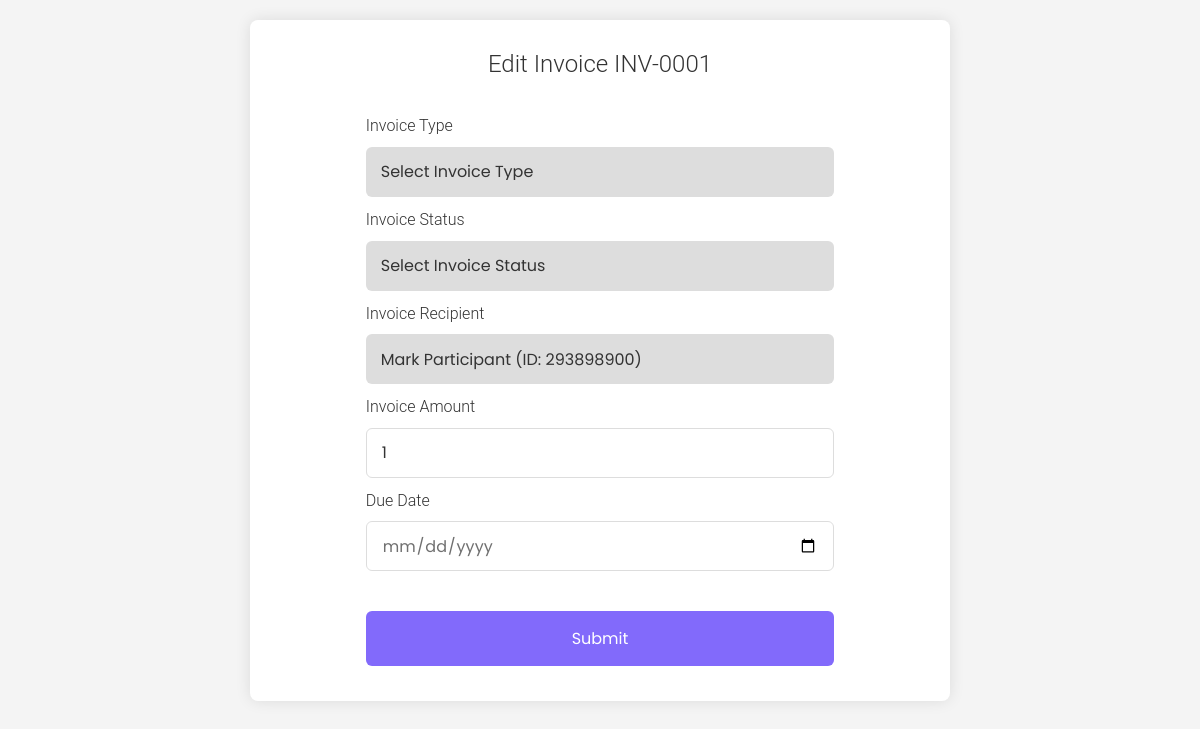
The app's page /edit-invoice/1 (signed in) with its own data.
### court_proceedings_management_application/models.py (models this page shows, shortened)
class Invoice(models.Model):
    INVOICE_TYPES = (
        ('court fees', 'Court Fees'),
        ('legal fees', 'Legal Fees'),
        ('filing fees', 'Filing Fees'),
        ('service fees', 'Service Fees'),
        ('miscellaneous', 'Miscellaneous'),
    )
    INVOICE_STATUS = (
        ('pending', 'Pending'),
        ('paid', 'Paid'),
        ('overdue', 'Overdue'),
        ('cancelled', 'Cancelled'),
    )
    invoice_id = models.CharField(max_length=30, unique=True)
    invoice_type = models.CharField(max_length=30, choices=INVOICE_TYPES, default='miscellaneous')
    invoice_status = models.CharField(max_length=30, choices=INVOICE_STATUS, default='pending')
    invoice_amount = models.IntegerField()
    participant = models.ForeignKey(User, on_delete=models.CASCADE, related_name='participant', default='')
    invoice_date = models.DateField(auto_now_add=True)
    invoice_due_date = models.DateField()
    case_proceeding = models.ForeignKey(CaseProceeding, on_delete=models.CASCADE)
    created_by = models.ForeignKey(User, on_delete=models.CASCADE)
    created_on = models.DateTimeField(auto_now_add=True, null=True)
    transaction = models.ForeignKey('Transaction', on_delete=models.CASCADE, related_name='invoice_payment', blank=True, null=True, default='')
    relieved_by = models.ForeignKey(Relief, on_delete=models.CASCADE, null=True, blank=True)

class User(AbstractUser, PermissionsMixin):
    ROLES = (
        ('admin', 'Admin'),
        ('clerk', 'Clerk'),
        ('judge', 'Judge'),
        ('participant', 'Participant'),
        ('lawyer', 'Lawyer'),
    )
    COUNTY_CHOICES = (
        ('Baringo', 'Baringo'),
        ('Bomet', 'Bomet'),
        ('Bungoma', 'Bungoma'),
        ('Busia', 'Busia'),
        ('Elgeyo Marakwet', 'Elgeyo Marakwet'),
        ('Embu', 'Embu'),
        ('Garissa', 'Garissa'),
        ('Homa Bay', 'Homa Bay'),
        ('Isiolo', 'Isiolo'),
        ('Kajiado', 'Kajiado'),
        ('Kakamega', 'Kakamega'),
        ('Kericho', 'Kericho'),
        ('Kiambu', 'Kiambu'),
        ('Kilifi', 'Kilifi'),
        ('Kirinyaga', 'Kirinyaga'),
        ('Kisii', 'Kisii'),
        ('Kisumu', 'Kisumu'),
        ('Kitui', 'Kitui'),
        ('Kwale', 'Kwale'),
        ('Laikipia', 'Laikipia'),
        ('Lamu', 'Lamu'),
        ('Machakos', 'Machakos'),
        ('Makueni', 'Makueni'),
        ('Mandera', 'Mandera'),
        ('Marsabit', 'Marsabit'),
        ('Meru', 'Meru'),
        ('Migori', 'Migori'),
        ('Mombasa', 'Mombasa'),
        ('Murang\'a', 'Murang\'a'),
        ('Nairobi', 'Nairobi'),
        ('Nakuru', 'Nakuru'),
        ('Nandi', 'Nandi'),
        ('Narok', 'Narok'),
        ('Nyamira', 'Nyamira'),
        ('Nyandarua', 'Nyandarua'),
        ('Nyeri', 'Nyeri'),
        ('Samburu', 'Samburu'),
        ('Siaya', 'Siaya'),
        ('Taita Taveta', 'Taita Taveta'),
        ('Tana River', 'Tana River'),
        ('Tharaka Nithi', 'Tharaka Nithi'),
    )
    TRIBE_CHOICES = (
        ('Kikuyu', 'Kikuyu'),
        ('Luhya', 'Luhya'),
        ('Luo', 'Luo'),
        ('Kalenjin', 'Kalenjin'),
        ('Kamba', 'Kamba'),
        ('Kisii', 'Kisii'),
        ('Mijikenda', 'Mijikenda'),
        ('Meru', 'Meru'),
        ('Turkana', 'Turkana'),
        ('Maasai', 'Maasai'),
        ('Embu', 'Embu'),
        ('Taita', 'Taita'),
        ('Giriama', 'Giriama'),
        ('Rendille', 'Rendille'),
        ('Borana', 'Borana'),
        ('Samburu', 'Samburu'),
        ('Pokomo', 'Pokomo'),
        ('Orma', 'Orma'),
        ('Elmolo', 'Elmolo'),
        ('Digo', 'Digo'),
        ('Swahili', 'Swahili'),
        ('Taveta', 'Taveta'),
        ('Kuria', 'Kuria'),
        ('Mbeere', 'Mbeere'),
        ('Tharaka', 'Tharaka'),
        ('Gusii', 'Gusii'),
        ('Ilchamus', 'Ilchamus'),
        ('Kalenjin', 'Kalenjin'),
        ('Kamba', 'Kamba'),
        ('Kikuyu', 'Kikuyu'),
        ('Kisii', 'Kisii'),
        ('Kuria', 'Kuria'),
        ('Luhya', 'Luhya'),
        ('Luo', 'Luo'),
        ('Maasai', 'Maasai'),
        ('Meru', 'Meru'),
        ('Mijikenda', 'Mijikenda'),
        ('Pokomo', 'Pokomo'),
        ('Rendille', 'Rendille'),
        ('Samburu', 'Samburu'),
        ('Somali', 'Somali'),
        ('Swahili', 'Swahili'),
        ('Taita', 'Taita'),
        ('Taveta', 'Taveta'),
        ('Tharaka', 'Tharaka'),
        ('Turkana', 'Turkana'),
        ('Gabra', 'Gabra'),
        ('Giriama', 'Giriama'),
    )
    GENDER_CHOICES = (
        ('male', 'Male'),
        ('female', 'Female'),
        ('prefer not to say', 'Prefer not to say'),
    )
    profile_image = models.ImageField(upload_to='profile_images/', null=True, blank=True, default='profile_images'
                                                                                                  '/default.png')
    user_id = models.CharField(max_length=30, unique=True)
    first_name = models.CharField(max_length=30)
    last_name = models.CharField(max_length=30, null=True, blank=True)
    username = models.CharField(max_length=30, unique=True)
    email = models.EmailField(unique=True)
    role = models.CharField(max_length=30, choices=ROLES, default='observer')
    national_id = models.IntegerField(unique=True)
    county_of_residence = models.CharField(max_length=30, choices=COUNTY_CHOICES, default='Nairobi')
    phone_number = models.CharField(max_length=15, blank=True)
    gender = models.CharField(max_length=30, choices=GENDER_CHOICES, default='prefer not to say')
    tribe = models.CharField(max_length=30, choices=TRIBE_CHOICES, default='Kikuyu')
    date_of_birth = models.DateField()
    address = models.CharField(max_length=255)
    password = models.CharField(max_length=30)
    is_active = models.BooleanField(default=True)
    is_staff = models.BooleanField(default=False)
    is_superuser = models.BooleanField(default=False)
    date_joined = models.DateTimeField(auto_now_add=True)
    created_by = models.ForeignKey('self', on_delete=models.SET_NULL, null=True, blank=True)
    is_approved = models.BooleanField(default=False)
    courts = models.ManyToManyField('Court', related_name='users', blank=True)

### court_proceedings_management_application/views.py (the view, shortened to what this page needs)
# urls.py: path('edit-invoice/<int:invoice_id>', views.EditInvoiceView.as_view(), name='edit-invoice'),
class EditInvoiceView(View):
    def __init__(self, *args, **kwargs):
        super().__init__(*args, **kwargs)
        self.invoice_service = InvoiceService()
        self.user_service = UserService()
    def get(self, request, invoice_id):
        user = request.user
        user_info = self.user_service.get_user_info(user.username)
        invoice = self.invoice_service.get_invoice_by_id(invoice_id)
        invoice_types = self.invoice_service.get_invoice_types()
        invoice_status_objects = self.invoice_service.get_invoice_status()
        context = {
            'user_info': user_info,
            'invoice': invoice,
            'invoice_types': invoice_types,
            'invoice_status_objects': invoice_status_objects
        }
        return render(request, 'edit-invoice.html', context)

### court_proceedings_management_application/interfaces/invoice_database.py (called while the page is built)
    def get_invoice_by_id(self, invoice_id):
        try:
            return Invoice.objects.get(id=invoice_id)
        except:
            raise InvoiceDoesNotExist(f'Invoice with id {invoice_id} does not exist')

    def get_invoice_types(self):
        return Invoice.INVOICE_TYPES

    def get_invoice_status(self):
        return Invoice.INVOICE_STATUS

### court_proceedings_management_application/interfaces/invoice_service.py (called while the page is built)
    def get_invoice_by_id(self, invoice_id):
        return self.invoice_database.get_invoice_by_id(invoice_id)

    def get_invoice_types(self):
        return self.invoice_database.get_invoice_types()

    def get_invoice_status(self):
        return self.invoice_database.get_invoice_status()

### court_proceedings_management_application/interfaces/user_database.py (called while the page is built)
    def get_user_info(self, username):
        try:
            return get_object_or_404(User, username=username)
        except User.DoesNotExist:
            return UserDoesNotExist(f'User with username {username} does not exist')

### court_proceedings_management_application/interfaces/user_service.py (called while the page is built)
    def get_user_info(self, username):
        try:
            return self.user_database.get_user_info(username)
        except UserDoesNotExist as e:
            print(e)
            return None

### templates/edit-invoice.html (shortened to what this page needs)
{% load static %}
<!DOCTYPE html>
<html lang="en">
<head>
    <link rel="stylesheet" href="{% static 'styles/main.css' %}">
    <link rel="stylesheet" href="https://cdnjs.cloudflare.com/ajax/libs/font-awesome/5.15.2/css/all.min.css"/>
</head>
<body>
<main>
    <section class="form-container">
        <header>Edit Invoice {{ invoice.invoice_id }}</header>
        <form action="{% url 'edit-invoice' invoice_id=invoice.id %}"
              method="post" class="form" enctype="multipart/form-data">
            <div class="input-box">
                <label>Invoice Type</label>
                <select name="invoice_type" class="form-field form-dropdown form-font">
                    <option value="{{ invoice.invoice_type }}" disabled selected>Select Invoice Type</option>
                </select>
            </div>
            <div class="input-box">
                <label>Invoice Status</label>
                <select name="invoice_status" class="form-field form-dropdown form-font">
                    <option value="{{ invoice.invoice_status }}" disabled selected>Select Invoice Status</option>
                </select>
            </div>
            <div class="input-box">
                <label>Invoice Recipient</label>
                <input type="text" name="participant" class="form-dropdown form-field form-font"
                       placeholder="Enter Invoice Recipient" value="{{ invoice.participant.first_name }} {{ invoice.participant.last_name }} (ID: {{ invoice.participant.national_id }}) " required disabled>
            </div>
            <div class="input-box">
                <label>Invoice Amount</label>
                <input type="number" name="invoice_amount" class="form-field form-font"
                       placeholder="Enter Invoice Amount" value="{{ invoice.invoice_amount }}" required>
            </div>
            <div class="input-box">
                <label>Due Date</label>
                <input type="date" name="invoice_due_date" placeholder="Enter Invoice Due Date" required
                       class="form-field form-date form-font" value="{{ invoice.invoice_due_date }}"/>
            </div>
            <button class="form-field form-submit form-font">Submit</button>
        </form>
    </section>
</main>
<link href="https://cdnjs.cloudflare.com/ajax/libs/cropperjs/1.5.12/cropper.min.css" rel="stylesheet">
</body>
</html>

### static/styles/main.css (style rules this page uses)
main { margin-top: 20px; }
body { font-family: 'Roboto Light', sans-serif; font-size: 16px; line-height: 1.6; color: #333; background-color: #f4f4f4; }
* { margin: 0; padding: 0; box-sizing: border-box; }
.form-container { overflow: hidden; display: flex; flex-direction: column; align-items: center; justify-content: center; margin: 20px auto; position: relative; max-width: 700px; width: 100%; background: #fff; padding: 25px; border-radius: 8px; box-shadow: 0 0 15px rgba(0, 0, 0, 0.1); }
.form-container header { font-size: 1.5rem; color: #333; font-weight: 500; text-align: center; }
.form-container .form { margin-top: 30px; }
.form-field { position: relative; height: 50px; width: 100%; outline: none; font-size: 1rem; color: #707070; margin-top: 8px; border: 1px solid #ddd; border-radius: 6px; padding: 0 15px; margin-bottom: 10px; }
.form-dropdown { position: relative; height: 50px; width: 100%; outline: none; border: none; color: #707070; font-size: 1rem; background: #ddd url('https://cdnjs.cloudflare.com/ajax/libs/font-awesome/5.15.2/css/all.min.css') no-repeat right 10px center; -webkit-appearance: none; -moz-appearance: none; appearance: none; }
.form-font { font-family: 'Poppins', sans-serif; color: #333; }
.form-date { position: relative; height: 50px; width: 100%; outline: none; font-size: 1rem; color: #707070; margin-top: 8px; border: 1px solid #ddd; border-radius: 6px; padding: 0 15px; }
.form-submit { height: 55px; width: 100%; color: #fff; font-size: 1rem; font-weight: 400; margin-top: 30px; border: none; cursor: pointer; transition: all 0.2s ease; background: rgb(130, 106, 251); }

### records on screen
Invoice: invoice_id "INV-0001", participant "Mark Participant (ID: 293898900)", invoice_amount "1"
